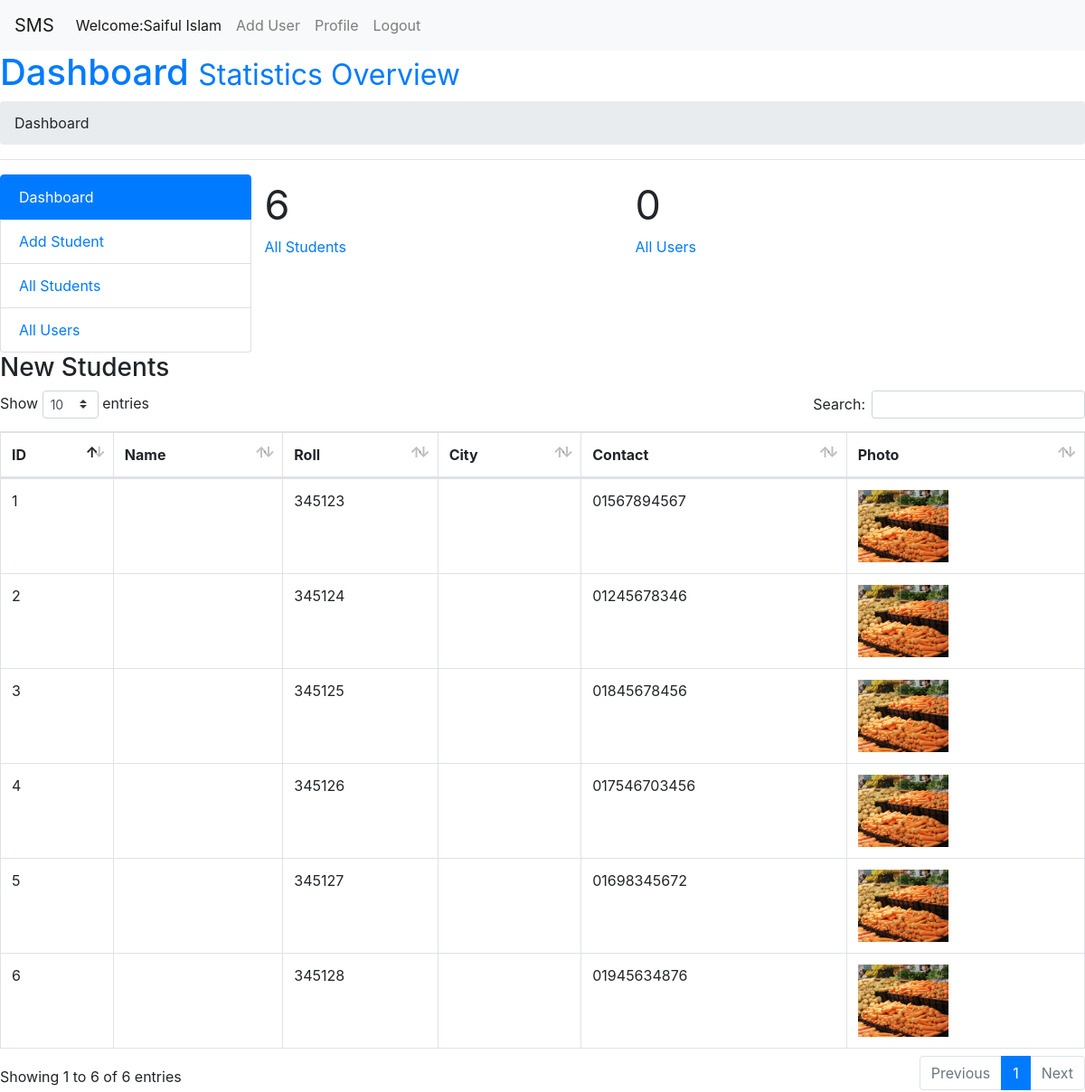
Screenshot of /admin/dashboard.php with the database file from the repository.
### tables this page shows
CREATE TABLE `student_info` (
  `id` int(11) NOT NULL,
  `name` varchar(40) NOT NULL,
  `roll` int(40) NOT NULL,
  `class` varchar(40) NOT NULL,
  `city` varchar(40) NOT NULL,
  `pcontact` varchar(40) NOT NULL,
  `photo` varchar(40) NOT NULL,
  `datetime` timestamp NOT NULL DEFAULT current_timestamp() ON UPDATE current_timestamp()
);

### admin/dashboard.php (the view, shortened to what this page needs)
<?php
require_once'./dbcon.php';
?>
<!DOCTYPE html>
<html>
<head>
    <link rel="stylesheet" type="text/css" href="../css/bootstrap.css">
    <link rel="stylesheet" type="text/css" href="../css/dataTables.bootstrap4.min.css">
</head>
<body>
<?php    require_once'nav.php';?>
    <h1 class="text-primary">Dashboard <small>Statistics Overview</small></h1>
            <ol class="breadcrumb">
                Dashboard
            </ol>
<?php
$count_student=mysqli_query($link,"SELECT * FROM `student_info`");
$total_student=mysqli_num_rows($count_student);
$count_users=mysqli_query($link,"SELECT * FROM `users`");
$total_users=mysqli_num_rows($count_users);
?>
<hr/>
<div class="row">
 <?php  require_once'root.php';?>
                <div class="col-sm-4">
                    <div class="panel panel-primary">
                        <div class="panel-heading">
                            <div class="row">
 <div class="col-xs-9">
    <div class="pull-right" style="font-size: 45px">
        <?= $total_student;?>
    </div>
   <a href="">
    <span class="pull-right">All Students</span>
   </a>
 </div>
                            </div>
                        </div>
                    </div>
                </div>
                <div class="col-sm-4">
                    <div class="panel panel-primary">
                        <div class="panel-heading">
                            <div class="row">
 <div class="col-xs-9">
    <div class="pull-right" style="font-size: 45px">
        <?= $total_users;?>
    </div>
   <a href="">
    <span class="pull-right">All Users</span>
   </a>
 </div>
                            </div>
                        </div>
                    </div>
                </div>
            </div>
                <h3>New Students</h3>
                <div class="table-responsive">
    <table id="data" class="table table-hover table-bordered table-Striped">
        <thead>
            <tr>
                <th>ID</th>
                <th>Name</th>
                <th>Roll</th>
                <th>City</th>
                <th>Contact</th>
                <th>Photo</th>
            </tr>
        </thead>
        <tbody>
            <?php
            $db_sinfo=mysqli_query($link,"SELECT * FROM `student_info`");
        while($row=mysqli_fetch_assoc($db_sinfo)){?>
            <tr>
                <td><?php echo $row['id'];?></td>
                <td><?php ucwords($row['name']);?></td>
                <td><?php echo $row['roll'];?></td>
                <td><?php ucwords($row['city']);?></td>
                <td><?php echo $row['pcontact'];?></td>
                <td><img style="width: 100px"src="student_images/<?php echo $row['photo'];?>" alt=""></td>
            </tr>
     <?php
        }
            ?>
        </tbody>
    </table>
</div>
</body>
</html>

### rows the page displays
student_info: id "1", roll "345123", pcontact "01567894567", photo (picture)
student_info: id "2", roll "345124", pcontact "01245678346", photo (picture)
student_info: id "3", roll "345125", pcontact "01845678456", photo (picture)
student_info: id "4", roll "345126", pcontact "017546703456", photo (picture)
student_info: id "5", roll "345127", pcontact "01698345672", photo (picture)
student_info: id "6", roll "345128", pcontact "01945634876", photo (picture)

### other values shown
$total_student "6"
$total_users "0"
